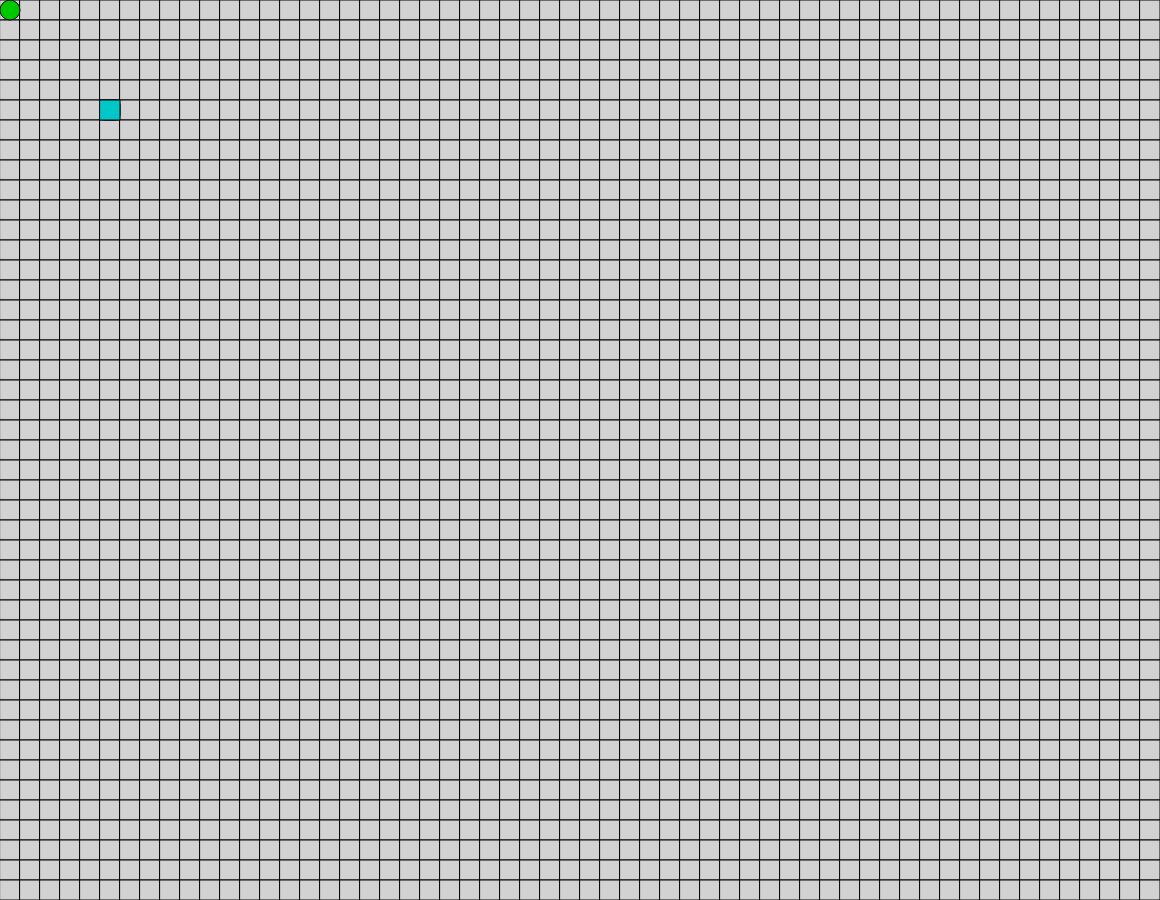
Frame 1 (no input)
Frame 60 (no input): identical to frame 1, image omitted
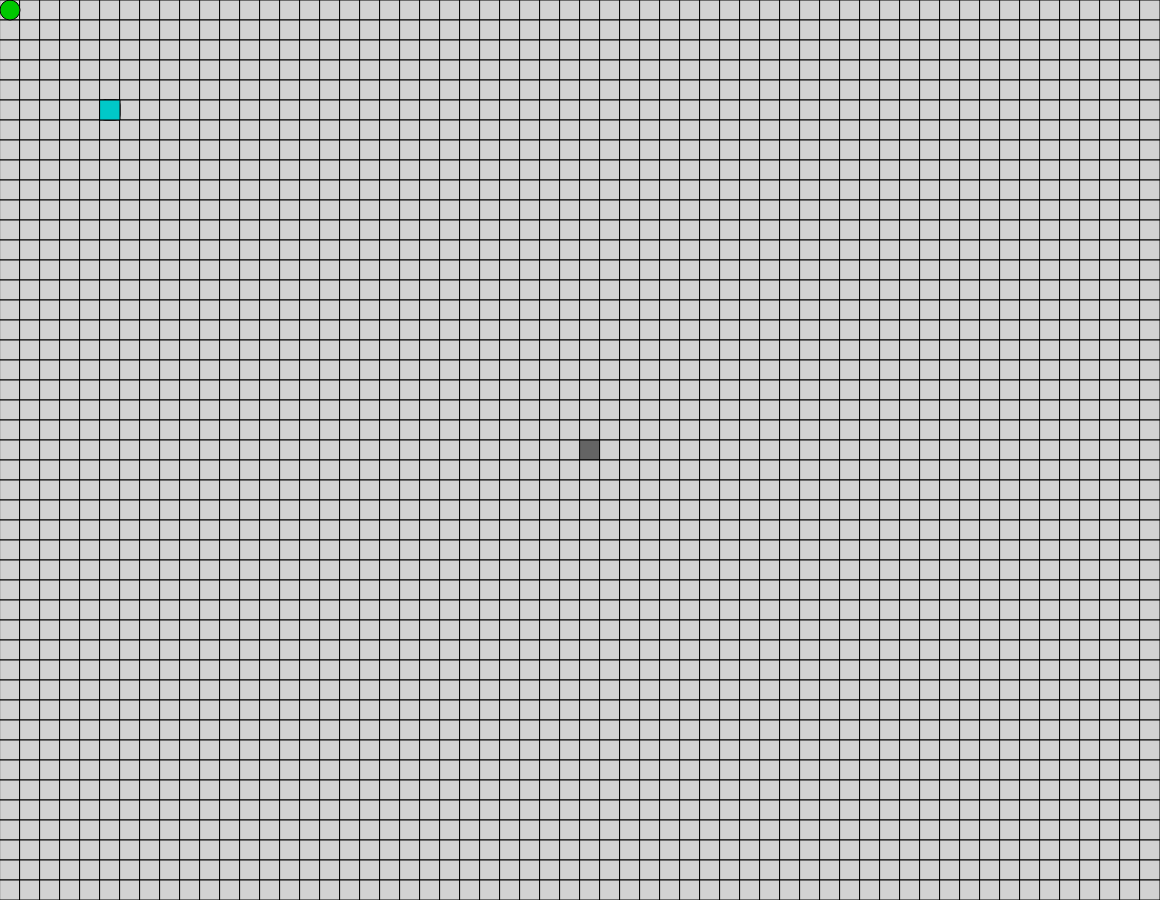
Frame 120 (the mouse pressed at the canvas centre since frame 60)

The p5.js sketch that drew these frames (run headless with seeded random() and noise() and a simulated clock; from frame 60 on, the mouse is pressed at the canvas centre):

// p5.js sketch
// ── sketch.js
/// <reference path="../P5/TSDef/p5.global-mode.d.ts" />

let rows, columns;
let rowWidth, columnHeight;
let obstacles, visited;
let ground;
let start, target;
let algo;
let stack;
let found;
let path;

function setup() {
  const w = windowWidth - 40;
  const h = windowHeight - 100;
  createCanvas(w, h);
  [rows, columns] = [floor(w / 20), floor(h / 20)];
  [rowWidth, columnHeight] = [w / rows, h / columns];
  algo = false;
  obstacles = [];
  visited = [];
  found = false;
  start = [5, 5];
  path = [];
  target = [0, 0];
  stack = [[5, 5]];
  initGround();
  frameRate(20);
}

const startButtonClick = () => {
  noLoop();
  stack = [];
  stack.push(start);
  loop();
  algo = !algo;
};

const initGround = () => {
  ground = [];
  for (var i = 0; i < rows; i += 1) {
    ground.push([]);
    for (var j = 0; j < columns; j += 1) {
      ground[i].push(new NODE(i, j));
    }
  }
};

function draw() {
  background(200);
  drawGround(); // visited,obstcles
  drawTarget();
  drawCurrent();
  drawStart();
  if (mouseIsPressed && !algo) {
    const [x, y] = [floor(mouseX / rowWidth), floor(mouseY / columnHeight)];
    if (x > rows - 1 || y > columns - 1) return;
    if (mouseButton === LEFT) {
      if (keyIsDown(17)) {
        start = [x, y];
        stack = [[x, y]];
      } else {
        try {
          ground[x][y].type = -2;
        } catch (e) {}
      }
    } else if (mouseButton === RIGHT) {
      if (keyIsDown(17)) {
        target = [x, y];
      } else {
        try {
          ground[x][y].type = 0;
        } catch (e) {}
      }
    }
  }
  if (found) {
    drawPath();
  }
  next();
}

const drawPath = () => {
  const point = path.pop();
  if (!point) {
    noLoop();
    return;
  }
  ground[point[0]][point[1]].type = 1;
};

const drawGround = () => {
  ground.forEach((row, i) => {
    row.forEach((node, j) => {
      node.render();
    });
  });
};

const tracePath = () => {
  let current = target;
  while (current[0] !== start[0] || current[1] !== start[1]) {
    path.push(current);
    current = ground[current[0]][current[1]].parent;
  }
};

const next = () => {
  if (!algo) return;
  let current = stack[0];
  if (!current) {
    algo = false;
    return;
  }
  ground[current[0]][current[1]].type = -1;
  if (current[0] === target[0] && current[1] === target[1]) {
    algo = false;
    found = true;
    tracePath();
    return;
  }
  let nextPoints = getPoints(current[0], current[1]);
  for (let i = 0; i < nextPoints.length; i++) {
    const [x, y] = nextPoints[i];
    if (
      ground[x][y].type === -1 ||
      ground[x][y].type === -2 ||
      ground[x][y].type === 2
    )
      continue;
    ground[x][y].parent = current;
    stack.push([x, y]);
    ground[x][y].type = 2;
  }
  stack.shift();
};

const drawCurrent = () => {
  let current = stack[0];
  if (!current) return;
  dd(...current, 255, 0, 255, 5);
};

const drawStart = () => {
  dd(...start, 0, 200, 200);
};

const drawTarget = () => {
  dd(...target, 0, 200, 0, 10);
};

const dd = (x, y, r = 255, g = 255, b = 255, ra = 0) => {
  fill(r, g, b);
  rect(x * rowWidth, y * columnHeight, rowWidth, columnHeight, ra);
};

class NODE {
  colors = {
    [0]: [210, 210, 210],
    [-1]: [250, 150, 150],
    [-2]: [100, 100, 100],
    [1]: [0, 255, 0],
    [2]: [255, 0, 0],
  };

  constructor(x, y, type = 0) {
    this.x = x;
    this.y = y;
    this.type = type;
    this.parent = null;
  }

  render() {
    const [r, g, b] = this.colors[this.type];
    fill(r, g, b);
    rect(this.x * rowWidth, this.y * columnHeight, rowWidth, columnHeight);
  }
}

const getPoints = (i, j) => {
  let points = [];
  if (i > 0) points.push([i - 1, j]);
  if (j > 0) points.push([i, j - 1]);
  if (i < rows - 1) points.push([i + 1, j]);
  if (j < columns - 1) points.push([i, j + 1]);
  return points;
};
